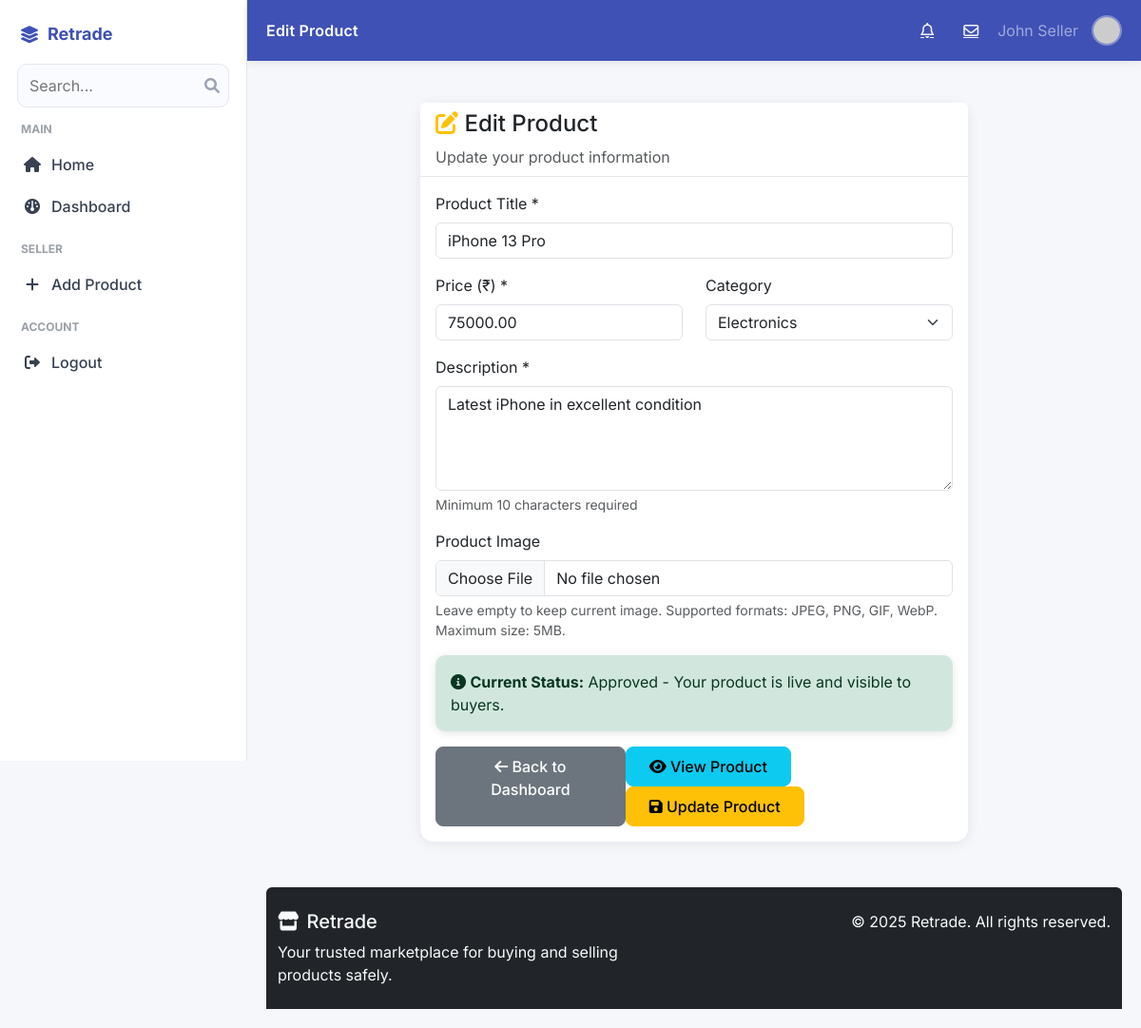
The page /edit_product.php?id=1 (signed in) on the database its author committed.
### tables this page shows
CREATE TABLE IF NOT EXISTS products (
    id INT AUTO_INCREMENT PRIMARY KEY,
    seller_id INT NOT NULL,
    title VARCHAR(200) NOT NULL,
    description TEXT,
    price DECIMAL(10,2) NOT NULL,
    image VARCHAR(255),
    category VARCHAR(50),
    status ENUM('pending', 'approved', 'rejected') DEFAULT 'pending',
    created_at TIMESTAMP DEFAULT CURRENT_TIMESTAMP,
    FOREIGN KEY (seller_id) REFERENCES users(id) ON DELETE CASCADE
);

### edit_product.php (the view, shortened to what this page needs)
<?php
require_once 'config.php';
$product_id = intval($_GET['id'] ?? 0);
$stmt = $pdo->prepare("SELECT * FROM products WHERE id = ? AND seller_id = ?");
$stmt->execute([$product_id, $_SESSION['user_id']]);
$product = $stmt->fetch();
$stmt = $pdo->query("SELECT name FROM categories ORDER BY name");
$categories = $stmt->fetchAll(PDO::FETCH_COLUMN);
include 'includes/header.php';
?>
<div class="container my-4">
    <div class="row">
        <div class="col-md-8 mx-auto">
            <div class="card">
                <div class="card-header">
                    <h4><i class="fas fa-edit text-warning"></i> Edit Product</h4>
                    <p class="mb-0 text-muted">Update your product information</p>
                </div>
                <div class="card-body">
                    <form method="POST" enctype="multipart/form-data" class="needs-validation" novalidate>
                        <div class="row">
                            <div class="col-md-12 mb-3">
                                <label for="title" class="form-label">Product Title *</label>
                                <input type="text" class="form-control" id="title" name="title"
                                       value="<?php echo htmlspecialchars($_POST['title'] ?? $product['title']); ?>"
                                       placeholder="Enter product title" required>
                            </div>
                        </div>
                        <div class="row">
                            <div class="col-md-6 mb-3">
                                <label for="price" class="form-label">Price (₹) *</label>
                                <input type="number" class="form-control" id="price" name="price"
                                       value="<?php echo htmlspecialchars($_POST['price'] ?? $product['price']); ?>"
                                       placeholder="0.00" step="0.01" min="1" max="1000000" required>
                            </div>
                            <div class="col-md-6 mb-3">
                                <label for="category" class="form-label">Category</label>
                                <select class="form-select" id="category" name="category">
                                    <?php foreach ($categories as $cat): ?>
                                        <option value="<?php echo htmlspecialchars($cat); ?>"
                                                <?php echo ($_POST['category'] ?? $product['category']) === $cat ? 'selected' : ''; ?>>
                                            <?php echo htmlspecialchars($cat); ?>
                                        </option>
                                    <?php endforeach; ?>
                                </select>
                            </div>
                        </div>
                        <div class="mb-3">
                            <label for="description" class="form-label">Description *</label>
                            <textarea class="form-control" id="description" name="description" rows="4"
                                      placeholder="Describe your product in detail..." required><?php echo htmlspecialchars($_POST['description'] ?? $product['description']); ?></textarea>
                            <div class="form-text">Minimum 10 characters required</div>
                        </div>
                        <div class="mb-3">
                            <label for="image" class="form-label">Product Image</label>
                            <input type="file" class="form-control" id="image" name="image"
                                   accept="image/jpeg,image/png,image/gif,image/webp">
                            <div class="form-text">
                                Leave empty to keep current image. Supported formats: JPEG, PNG, GIF, WebP. Maximum size: 5MB.
                            </div>
                        </div>
                        <div class="mb-3">
                            <div class="alert alert-<?php echo $product['status'] === 'approved' ? 'success' : ($product['status'] === 'pending' ? 'warning' : 'danger'); ?>">
                                <i class="fas fa-info-circle"></i>
                                <strong>Current Status:</strong> <?php echo ucfirst($product['status']); ?>
                                <?php if ($product['status'] === 'pending'): ?>
                                    - Your product is awaiting admin approval.
                                <?php elseif ($product['status'] === 'approved'): ?>
                                    - Your product is live and visible to buyers.
                                <?php elseif ($product['status'] === 'rejected'): ?>
                                    - Your product was rejected. Editing will reset status to pending for re-review.
                                <?php endif; ?>
                            </div>
                        </div>
                        <div class="d-flex justify-content-between">
                            <a href="dashboard.php" class="btn btn-secondary">
                                <i class="fas fa-arrow-left"></i> Back to Dashboard
                            </a>
                            <div>
                                <a href="product_details.php?id=<?php echo $product['id']; ?>"
                                   class="btn btn-info me-2">
                                    <i class="fas fa-eye"></i> View Product
                                </a>
                                <button type="submit" class="btn btn-warning">
                                    <i class="fas fa-save"></i> Update Product
                                </button>
                            </div>
                        </div>
                    </form>
                </div>
            </div>
        </div>
    </div>
</div>
<?php include 'includes/footer.php'; ?>

### assets/css/style.css (style rules this page uses)
:root { --primary-color: #3f51b5; --secondary-color: #6c757d; --success-color: #43a047; --danger-color: #e53935; --warning-color: #ffb300; --info-color: #29b6f6; --accent-color: #ff4081; --light-color: #f8f9fa; --dark-color: #212529; }
body { font-family: 'Segoe UI', Tahoma, Geneva, Verdana, sans-serif; background-color: #f8f9fa; }
.btn { border-radius: 8px; font-weight: 500; padding: 0.5rem 1.5rem; }
.alert { border: none; border-radius: 10px; box-shadow: 0 2px 10px rgba(0,0,0,0.1); }

### assets/css/admin.css (style rules this page uses)
:root { --md-primary:#3f51b5; --md-primary-dark:#303f9f; --md-accent:#ff4081; --md-bg:#f5f7fb; --md-surface:#ffffff; --md-text:#2a2a2a; --md-muted:#6b7280; --md-border:#e5e7eb; }
html,body { height:100%; }
body { background:var(--md-bg); color:var(--md-text); font-family: 'Inter', 'Segoe UI', Roboto, Helvetica, Arial, sans-serif; }
.card { border:0;border-radius:14px;box-shadow:0 2px 14px rgba(17,24,39,.08); }
.card-header { background:#fff;border-bottom:1px solid var(--md-border);border-top-left-radius:14px;border-top-right-radius:14px; }

### assets/css/chat.css (style rules this page uses)
:root { --chat-bg: #111418; --chat-panel: #1a1f24; --chat-panel-2: #232a31; --chat-border: #2b333b; --chat-muted: #8a9aa9; --chat-text: #e8eef5; --chat-accent: #3f51b5; --chat-danger: #e57373; --chat-success: #81c784; }

### rows shown on the page
products: title "iPhone 13 Pro", price "75000.00", category "Electronics", description "Latest iPhone in excellent condition", status "Approved"

### other values the page prints
$page_title "Edit Product"
$_SESSION['user_name'] "John Seller"
